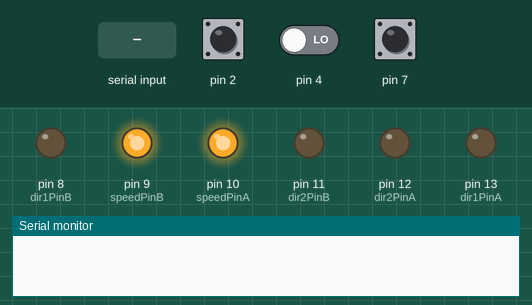
Recording of a sketch running on a simulated Arduino Uno, built with avr-gcc and run on an emulated ATmega328P. Shown: output pins drawn as LEDs (lit = HIGH), the last lines printed to the serial monitor. The inputs (shaded band) are chosen by the test bench; at power-on: pin 2 HIGH, pin 4 LOW, pin 7 HIGH.

Above: at 1.2 s.
1.3 s: "1" received over Serial
At 2.5 s:
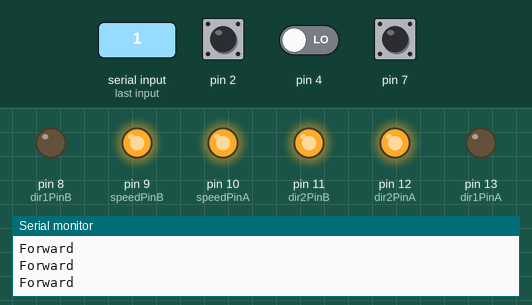
2.8 s: "2" received over Serial
At 4.0 s:
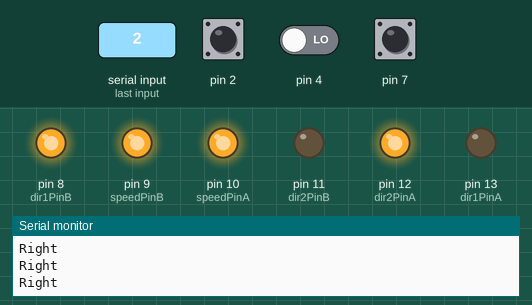
4.3 s: "3" received over Serial
At 5.4 s:
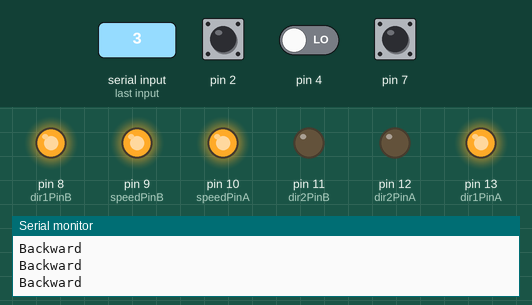
5.8 s: "4" received over Serial
At 6.3 s:
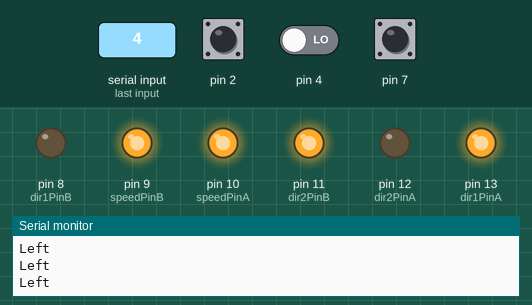
Timing chart, 0 to 8.3 s (numbered marks = the images above; inputs shaded):
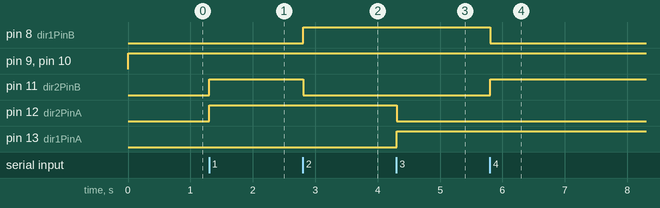

Measured:
- after the input at 1.3 s, pin 11 (dir2PinB), pin 12 (dir2PinA): LOW → HIGH at once
- after the input at 2.8 s, pin 8 (dir1PinB): LOW → HIGH at once; pin 11 (dir2PinB): HIGH → LOW at once
- after the input at 4.3 s, pin 12 (dir2PinA): HIGH → LOW at once; pin 13 (dir1PinA): LOW → HIGH at once
- after the input at 5.8 s, pin 8 (dir1PinB): HIGH → LOW at once; pin 11 (dir2PinB): LOW → HIGH at once

The sketch:

sketch_dec10a.ino
```cpp
#include <SoftwareSerial.h>
const int dir1PinA = 13;
const int dir2PinA = 12;
const int speedPinA = 10;

const int dir1PinB = 8;
const int dir2PinB = 11;
const int speedPinB = 9;

const int RX = 0;//triger
const int TX = 1;
char a;

void setSpeed(int brzinaL, int brzinaD)
{
  analogWrite (speedPinA, brzinaD);
  analogWrite (speedPinB, brzinaL);
}

void forward()
{
  digitalWrite (dir1PinA, LOW);
  digitalWrite (dir2PinA, HIGH);

  digitalWrite (dir1PinB, LOW);
  digitalWrite (dir2PinB, HIGH);
}


void backward()
{
  digitalWrite (dir1PinA, HIGH);
  digitalWrite (dir2PinA, LOW);

  digitalWrite (dir1PinB, HIGH);
  digitalWrite (dir2PinB, LOW);
}

void left()
{
  digitalWrite (dir1PinA, HIGH);
  digitalWrite (dir2PinA, LOW);

  digitalWrite (dir1PinB, LOW);
  digitalWrite (dir2PinB, HIGH);
}

void right()
{
  digitalWrite (dir1PinA , LOW);
  digitalWrite (dir2PinA, HIGH);

  digitalWrite (dir1PinB, HIGH);
  digitalWrite (dir2PinB, LOW);
}

void stop()
{
  digitalWrite (dir1PinA , LOW);
  digitalWrite (dir2PinA, LOW);

  digitalWrite (dir1PinB, LOW);
  digitalWrite (dir2PinB, LOW);
}

void setup ()
{
  pinMode (dir1PinA, OUTPUT);
  pinMode (dir2PinA, OUTPUT);
  pinMode (speedPinA, OUTPUT);

  pinMode (dir1PinB, OUTPUT);
  pinMode (dir2PinB, OUTPUT);
  pinMode (speedPinB, OUTPUT);
  pinMode (TX, OUTPUT);
  pinMode (RX, INPUT);
  Serial.begin(9600);
}

void loop() {

  const int lSen = digitalRead(2);
  const int sSen = digitalRead(4);
  const int dSen = digitalRead(7);
  if(Serial.available() > 0){
  a = Serial.read();
  }
  setSpeed(255, 255);

  switch(a){
      case '1':
        forward();
        Serial.println("Forward");
        break;
      case '2':
        right();
        Serial.println("Right");
        break;
      case '3':
        backward();
        Serial.println("Backward");
        break;
      case '4':
        left();
        Serial.println("Left");
        break;
      case '5':
        stop();
        Serial.println(a);
        break;
      case '6':
      setSpeed(255, 255);
  if ( sSen == 1 ) {
    if ((lSen == 0) && (dSen == 0)) {
  setSpeed(255, 255);
       forward();
       Serial.println("Forward");
    } else if ((lSen == 1) && (dSen == 0)) {
  setSpeed(220, 255);
       left();
       Serial.println("Left");
    } else if ((lSen == 0) && (dSen == 1)) {
  setSpeed(255, 220);
       right();
       Serial.println("Right");
    }
  } else if (sSen == 0) {
    if ((lSen == 1) && (dSen == 0)) {
  setSpeed(190, 255);
       left();
       Serial.println("Left");
    } else if ((lSen == 0) && (dSen == 1)) {
  setSpeed(255, 190);
       right();
       Serial.println("Right");
    }
  }
  break;
    }
  }
```
